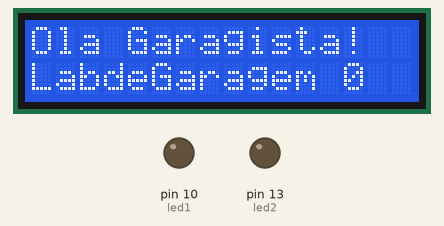
This sketch was run on a simulated Arduino Uno, built with avr-gcc and run on an emulated ATmega328P. Parts: 16×2 character LCD, output pins drawn as LEDs (lit = HIGH).

Above: at 0.1 s.
At 20.1 s:
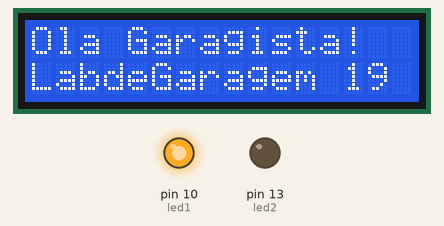
At 21.1 s:
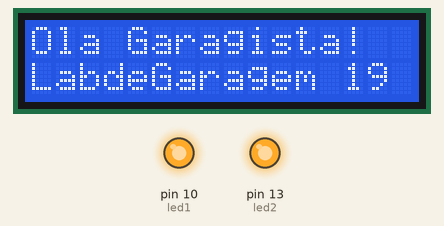
At 36.1 s:
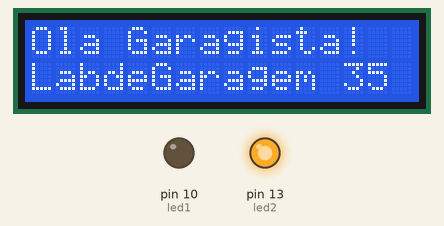
Timing chart, 0 to 40.0 s (numbered marks = the images above):
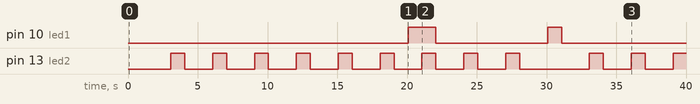

Measured:
- by itself, pin 10 (led1): LOW → HIGH at 20.1 s, → LOW 2.0 s later, → HIGH 8.0 s later, → LOW 1.0 s later
- by itself, pin 13 (led2): LOW → HIGH at 3.1 s, → LOW 1.0 s later, → HIGH 2.0 s later, → LOW 1.0 s later, … (23 changes in this stretch)
- what the display in image 1 shows lasts 3.0 s, from 19.1 s to 22.1 s

The sketch:

LCD_LDG_01.ino
```cpp
/*
Desenvolvido por Alexandre Aravecchia
aravecchia@gmail.com
www.aravecchia.weebly.com
*/

#include <Arduino.h>

#include <LiquidCrystal.h> //Inclui a biblioteca do LCD

LiquidCrystal lcd(12, 11, 5, 4, 3, 2); //Configura os pinos do Arduino para se comunicar com o LCD
//LiquidCrystal lcd(8, 9, 4, 5, 6, 7);
//Estes valores quando trabalhar na protoboard
//LiquidCrystal lcd(13, 12, 11, 10, 9, 8);
//Estes valores quando trabalhar no proteus

int led1 = 10;
int led2 = 13;
int temp; //Inicia uma variável inteira(temp), para escrever no LCD a contagem do tempo

void setup()
{
  lcd.begin(16, 2); //Inicia o LCD com dimensões 16x2(Colunas x Linhas)
  lcd.setCursor(0, 0); //Posiciona o cursor na primeira coluna(0) e na primeira linha(0) do LCD
  lcd.print("Ola Garagista!"); //Escreve no LCD "Olá Garagista!"
  lcd.setCursor(0, 1); //Posiciona o cursor na primeira coluna(0) e na segunda linha(1) do LCD
  lcd.print("LabdeGaragem"); //Escreve no LCD "LabdeGaragem"
  pinMode(led1, OUTPUT);
  pinMode(led2, OUTPUT);
}

void loop()
{
  digitalWrite(led1, LOW);
  digitalWrite(led2, LOW);

  lcd.setCursor(13, 1); //Posiciona o cursor na décima quarta coluna(13) e na segunda linha(1) do LCD
  lcd.print(temp); //Escreve o valor atual da variável de contagem no LCD
  delay(1000); //Aguarda 1 segundo
  temp++; //Incrementa variável de contagem

  while (temp % 10 == 0)
  {
    digitalWrite(led1, HIGH);
    delay(1000); //Aguarda 1 segundo
  temp++; //Incrementa variável de contagem
  }
while (temp % 3 == 0)
  {
    digitalWrite(led2, HIGH);
    delay(1000); //Aguarda 1 segundo
  temp++; //Incrementa variável de contagem
  }

  if (temp == 999) //Se a variável temp chegar em 600(10 Minutos),...
  {
    temp = 0; //...zera a variável de contagem
  }
}
```
